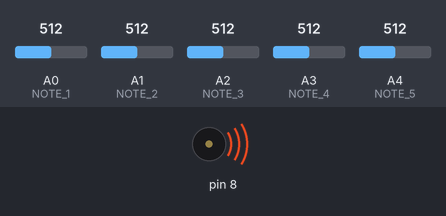
A sketch run on a simulated Arduino Uno, built with avr-gcc and run on an emulated ATmega328P. Parts: buzzer (waves = sounding). Inputs (shaded band) come from the test bench; at power-on: A0 (NOTE_1) = 512, A1 (NOTE_2) = 512, A2 (NOTE_3) = 512, A3 (NOTE_4) = 512, A4 (NOTE_5) = 512. What the sketch prints to the serial monitor is not drawn.

Above: at 1.27 s.
1.3 s: A0 (NOTE_1) set to 891
4.3 s: A0 (NOTE_1) set to 913
7.3 s: A1 (NOTE_2) set to 882
10.3 s: A1 (NOTE_2) set to 910
13.3 s: A2 (NOTE_3) set to 882
16.3 s: A2 (NOTE_3) set to 911
Timing chart, 0 to 20.3 s (numbered marks = the images above; inputs shaded):
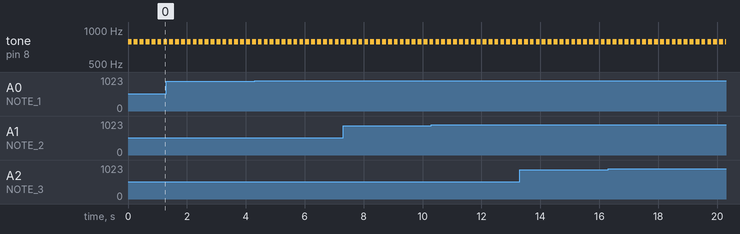

Measured:
- by itself, tone on pin 8: alternates 784 Hz for 0.13 s and silent for 0.07 s

The sketch:

arduino_laser.ino
```cpp
#define NOTE_1 A0
#define NOTE_2 A1
#define NOTE_3 A2
#define NOTE_4 A3
#define NOTE_5 A4
#define sound 9
void setup() {
  pinMode(sound, OUTPUT);
  Serial.begin(9600);
  // put your setup code here, to run once:

}

void loop() {
  String cmd="asdfg";
  //Serial.println(analogRead(A1));

  if (analogRead(NOTE_1) < 900)
  {
     tone(sound, 523, 130);
     //Serial.println( analogRead(A0));
     Serial.print("A");

  }
  else{
     Serial.print("a");
  }

  if (analogRead(NOTE_2) < 900)
  {
      tone(8, 587, 130);
     //Serial.println( analogRead(A0));
     Serial.print("S");
  }
  else
  {
    Serial.print("s");
  }

  if (analogRead(NOTE_3) < 900)
  {
     tone(8, 659, 130);
     //Serial.println( analogRead(A0));
     Serial.print("D");
  }
  else
  {
    Serial.print("d");
  }

  if (analogRead(NOTE_4) < 900)
  {
     tone(8, 699, 130);
     //Serial.println( analogRead(A0));
     Serial.print("F");
  }
  else
  {

    Serial.print("f");
  }

  if (analogRead(NOTE_5) < 900)
  {
     tone(8, 784, 130);
     //Serial.println( analogRead(A0));
     Serial.println("G");
     delay(200);
  }
  else
  {
    Serial.println("g");
     delay(200);
  }

  //Serial.println("n\n");
  //delay(100);

  //Serial.println(cmd);


}
```
